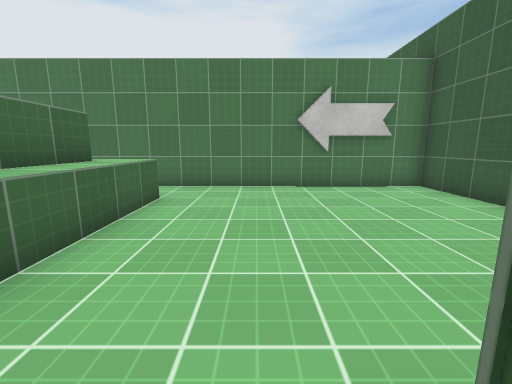
view 1 (above)

12 first-person views from a walk through a scene from a Unity 3-D project. The camera is 1.3 m above the floor, tilts 10° down and sees 90° across. The floor is counted in squares, 1 m on a side. Each view is taken from the middle of a square. On the plan, view 1 faces up. The plan holds only what a view shows up to about 13 squares ahead; the rest is blank. The player character is not drawn. Door leaves are left out, so doorways stand open. Surface patterns are stand-ins for the level's own textures.

view 2
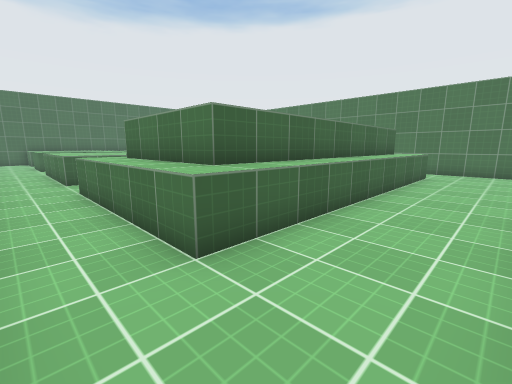

view 3
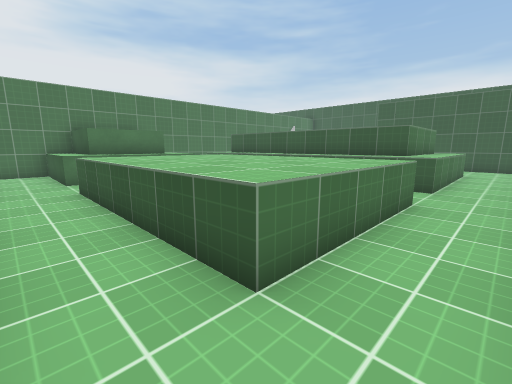

view 4
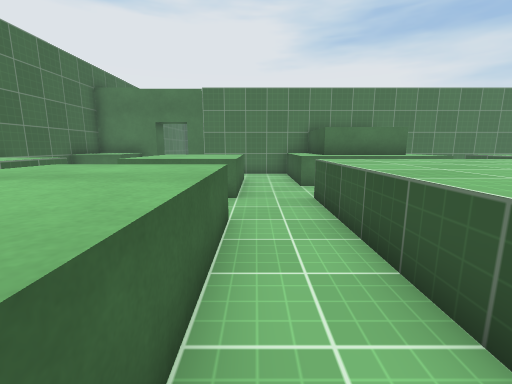

view 5
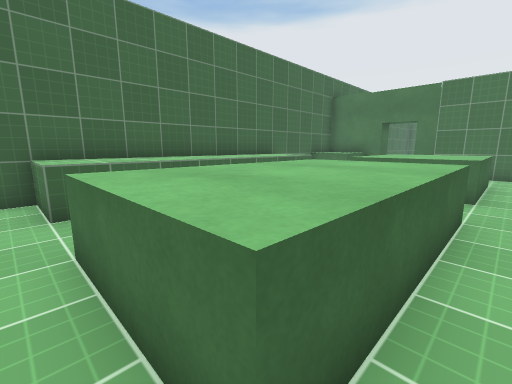

view 6
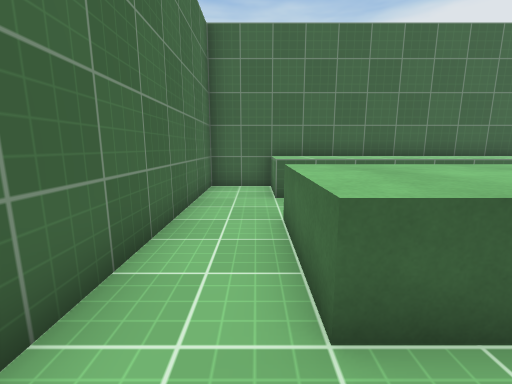

view 7
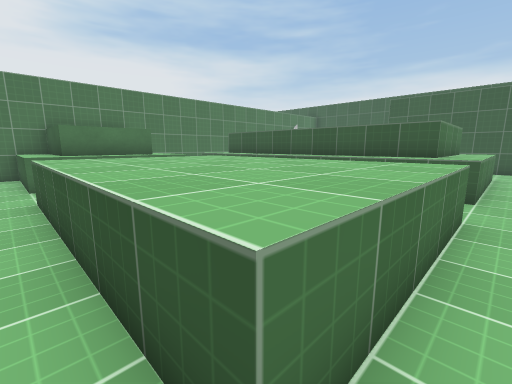

view 8
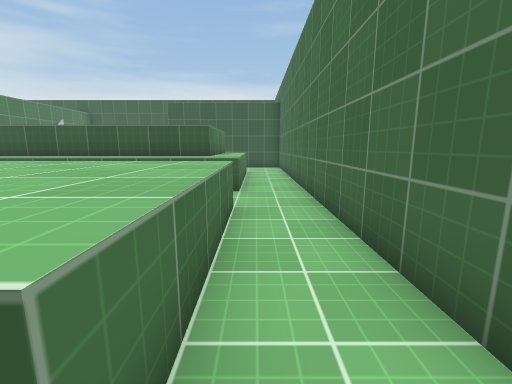

view 9
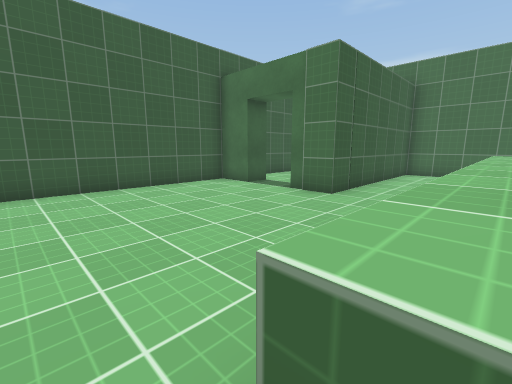

view 10
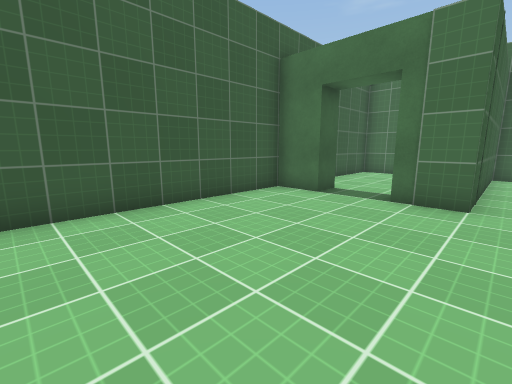

view 11
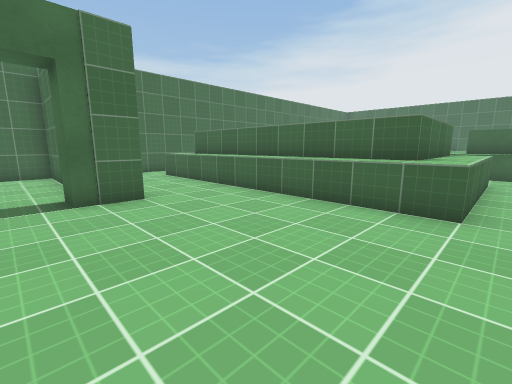

view 12
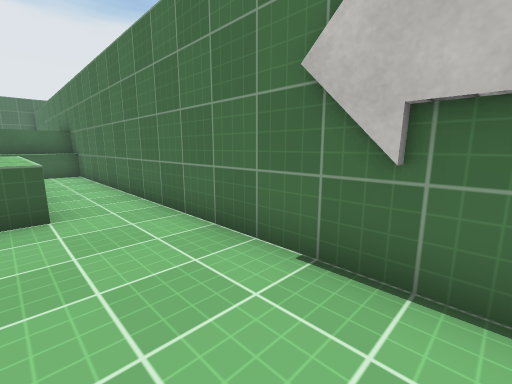

### Floor plan
Key: @ floor where view 1 was taken; # wall or solid block; . floor; D open door; ^ raised ledge.
Columns run from 25 left of view 1 to 6 right of it. Each row starts with its distance up from view 1.
  9 #### ###########################
  8 #^^     ..^###^............###.#
  7 #^^     ..^###^................#
  6 #     ^^..^###^  ^^^^^^........#
  5 #    ^^^..^^^^^  ^####^........#
  4 #    ^^^...      ^#  #^........#
  3 #^^  ^^^...      ^#  #^........#
  2 #^^    ...^^^^^  ^#  #^........#
  1 #^^    ...^^^^^  ^#  #^........#
  0 #^^  ^^^..^^^^^  ^#  #^..@#DDD##
 -1 #^^  ^^^..^^^^^  ^#  #^...#... #
 -2 #^^  ^^^..^^^^^  ^#  #^...#....#
 -3 #^^  ^^^..^^^^^  ^####^...#....#
 -4 #^^..^^^..^^^^^..^^^^^^...#....#
 -5 #.........................#....#
 -6 #.........................#....#
 -7 ################################

Where each view was taken, in squares from view 1:
view 1: 0 up, 0 right, facing up
view 2: 6 down, 0 right, facing up-left
view 3: 6 down, 17 left, facing up-right
view 4: 4 down, 17 left, facing up
view 5: 5 down, 17 left, facing up-left
view 6: 5 down, 16 left, facing left
view 7: 5 down, 16 left, facing up-right
view 8: 5 down, 16 left, facing right
view 9: 7 up, 3 left, facing down-right
view 10: 7 up, 0 right, facing down-right
view 11: 7 up, 3 right, facing down-left
view 12: 6 up, 3 right, facing up-left
